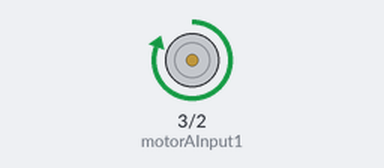
The sketch below on a simulated Arduino Uno, built with avr-gcc and run on an emulated ATmega328P. On the bench: motor-driver pin pairs drawn as motors (green arrow = first pin HIGH = forward, orange = second pin HIGH = backward, longer = more drive, scaled by the enable pin).

Above: at 0.05 s.
Timing chart, 0 to 5.8 s (numbered marks = the images above):
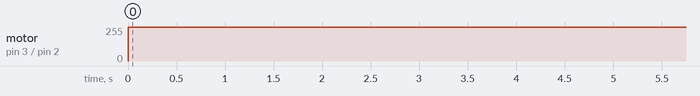

Measured:
- by itself, motor on pin 3 (motorAInput1) / pin 2 (motorAInput2): stopped → forward 255/255 at 0.00 s

The sketch:

MotorTest.ino
```cpp
// Motor A
const int motorAEnablePin = 8;  // ENA - Speed control
const int motorAInput1 = 3;     // IN1
const int motorAInput2 = 2;     // IN2

void setup() {
  pinMode(motorAEnablePin, OUTPUT);
  pinMode(motorAInput1, OUTPUT);
  pinMode(motorAInput2, OUTPUT);

  // Initially, stop the motor
  stopMotor();
}

void loop() {
  // Run the motor forward
  moveForward();
  delay(5000);
  // Stop the motor
  stopMotor();
}

void moveForward() {
  digitalWrite(motorAInput1, HIGH);
  digitalWrite(motorAInput2, LOW);
  analogWrite(motorAEnablePin, 255); // Adjust speed by changing PWM value (0 to 255)
}

void stopMotor() {
  digitalWrite(motorAInput1, LOW);
  digitalWrite(motorAInput2, LOW);
  analogWrite(motorAEnablePin, 0);  // Set speed to 0 to stop the motor
}
```
